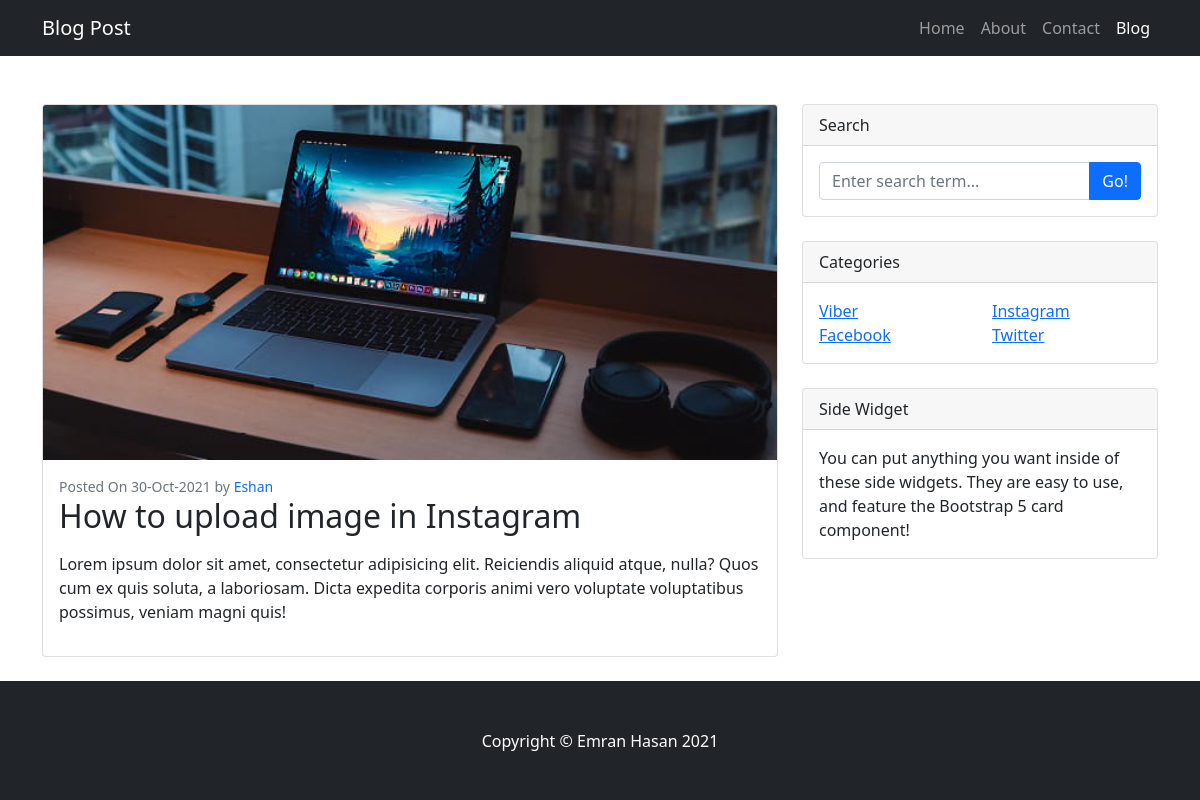
Screenshot of /post.php?id=7 with the database file from the repository.
### tables this page shows
CREATE TABLE `blog` (
  `id` int(255) NOT NULL,
  `cat_id` int(2) NOT NULL,
  `title` varchar(255) NOT NULL,
  `content` text NOT NULL,
  `photo` varchar(100) NOT NULL,
  `name` varchar(60) NOT NULL,
  `status` tinyint(1) NOT NULL,
  `createtime` timestamp NOT NULL DEFAULT current_timestamp()
);

CREATE TABLE `category` (
  `id` int(3) NOT NULL,
  `category_name` varchar(60) NOT NULL,
  `status` tinyint(1) NOT NULL,
  `createtime` timestamp NOT NULL DEFAULT current_timestamp(),
  `updatetime` timestamp NOT NULL DEFAULT current_timestamp() ON UPDATE current_timestamp()
);

### app/classes/database.php (called while the page is built, shortened)
<?php
    class Database
    {
        public static function dbConn()
        {
            $host = "localhost";
            $user = "root";
            $pass = "";
            $db_name = 'oop_blog_project';
            $conn = mysqli_connect($host,$user,$pass,$db_name);
            return $conn;
        }
    }
?>

### app/classes/category.php (called while the page is built, shortened)
<?php
    class Category
    {
        public function allActiveCategory()
        {
            $sql = "SELECT * FROM category where status = 1";
            $result = mysqli_query(Database::dbConn(), $sql);
            return $result;
        }
        public function singlePost($data)
        {
            $sql = "SELECT * FROM blog where id = $data";
            $result = mysqli_query(Database::dbConn(), $sql);
            return $result;
        }
    }
?>

### post.php (the view, shortened to what this page needs)
<?php
    $cat = new \App\classes\Category;
    $cathData = $cat->allActiveCategory();
    $singlePost = $cat->singlePost($_GET['id']);
    $row1 = mysqli_fetch_assoc($singlePost);
    require_once('header.php');
?>
        <div class="container">
            <div class="row mt-5">
                <div class="col-lg-8">
                    <div class="card mb-4">
                        <a href="#!"><img class="card-img-top" src="upload/<?= $row1['photo'] ?>" alt="img" /></a>
                        <div class="card-body">
                            <div class="small text-muted">Posted On <?= date('d-M-Y', strtotime($row1['createtime'])) ?> by <a href="#" class="text-decoration-none"><?= $row1['name'] ?></a></div>
                            <h2 class="card-title"><?= $row1['title'] ?></h2>
                            <p class="card-text"><?= $row1['content'] ?></p>
                        </div>
                    </div>
                </div>
                <?php require_once('widget.php');?>
            </div>
        </div>
        <?php require_once('footer.php');?>

### widget.php
<div class="col-lg-4">
                    <div class="card mb-4">
                        <div class="card-header">Search</div>
                        <div class="card-body">
                            <form action="index.php?search=" method="get">
                                <div class="input-group">
                                    <input name="search" class="form-control" type="text" placeholder="Enter search term..." aria-label="Enter search term..." aria-describedby="button-search" />
                                    <button class="btn btn-primary" id="button-search" type="submit">Go!</button>
                                </div>
                            </form>
                        </div>
                    </div>
                    <div class="card mb-4">
                        <div class="card-header">Categories</div>
                        <div class="card-body">
                            <div class="row">
                                <?php
                                    while ($row = mysqli_fetch_assoc($cathData)) {
                                ?>
                                <div class="col-sm-6">
                                    <ul class="list-unstyled mb-0">
                                        <li><a href="category.php?id=<?= $row['id'] ?>"> <?= $row['category_name'] ?> </a></li>
                                    </ul>
                                </div>
                                <?php } ?>
                            </div>
                        </div>
                    </div>
                    <div class="card mb-4">
                        <div class="card-header">Side Widget</div>
                        <div class="card-body">You can put anything you want inside of these side widgets. They are easy to use, and feature the Bootstrap 5 card component!</div>
                    </div>
                </div>

### rows the page displays
blog: photo (picture), createtime "30-Oct-2021", name "Eshan", title "How to upload image in Instagram", content "Lorem ipsum dolor sit amet, consectetur adipisicing elit. Reiciendis aliquid atque, nulla? Quos cum ex quis soluta, a laboriosam. Dicta expedita corporis animi vero voluptate voluptatibus possimus, veniam magni quis!"
category: category_name "Viber"
category: category_name "Instagram"
category: category_name "Facebook"
category: category_name "Twitter"
